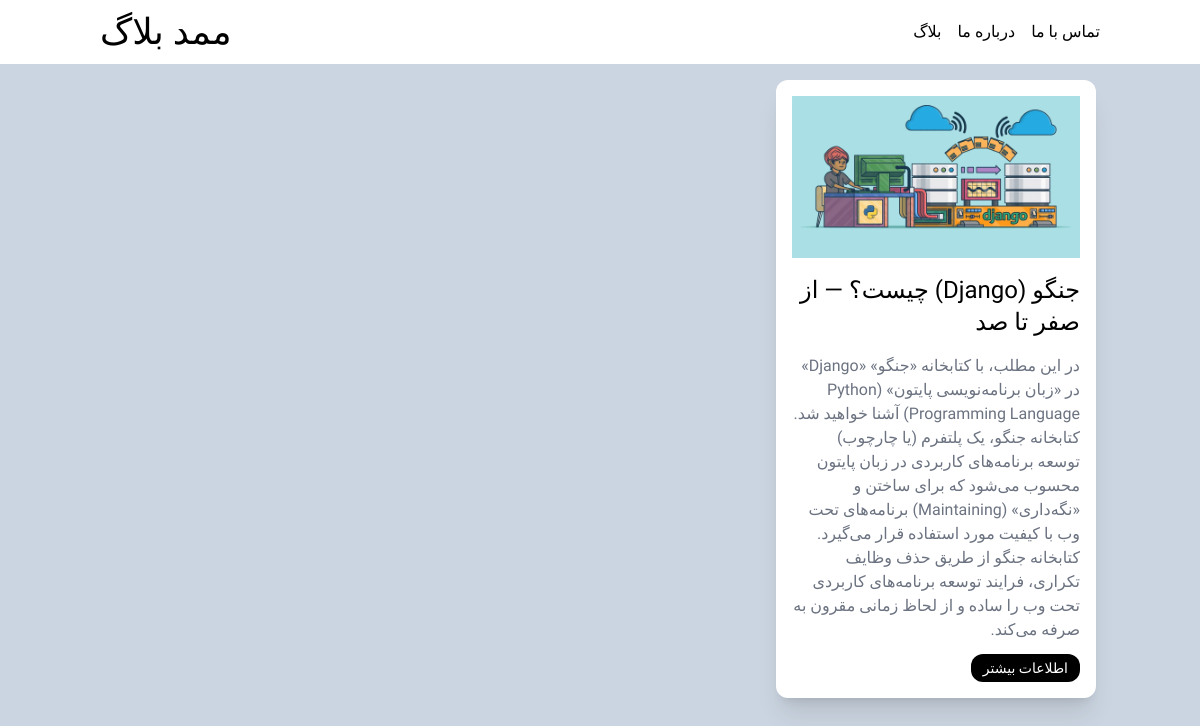
The page /categorys/web-development on the database its author committed.
### blog/models.py (models this page shows)
class Post(models.Model):
    image = models.ImageField(upload_to='uploads')
    title = models.CharField(max_length=200)
    description = models.TextField()
    content = models.TextField()
    slug = models.SlugField(unique=True)
    category = models.ForeignKey(Category, on_delete=models.CASCADE,)
    comment = models.ManyToManyField(Comment, blank=True)

### blog/views.py (the view)
# urls.py: path('categorys/<slug:category_slug>', views.category, name='category'),
def category(request, category_slug):
    selected_category = Category.objects.get(slug=category_slug,)
    selected_posts = Post.objects.filter(category=selected_category.id)
    return render(request, 'blog/categorys.html', {
        'post_category':selected_posts,
    })

### blog/templates/blog/categorys.html
{% extends 'blog/base.html' %}
{% block posts %}
    <div dir="rtl" class="container mx-auto p-4 grid grid-cols-3 gap-4 max-md:grid-cols-1">
        {% for post in post_category %}
            {% include 'blog/includes/post_card.html' with title=post.title description=post.description %}
        {% endfor %}
    </div>
{% endblock posts %}

### blog/templates/blog/includes/post_card.html
        <div dir="rtl" class=" relative p-4 bg-white space-y-4 rounded-xl shadow-xl max-md:w-full hover:scale-105 duration-300 dark:bg-slate-700">
            <img src="{{post.image.url}}" class="w-full">
            <h1 class="text-2xl dark:text-cyan-300">{{title}}</h1>
            <p class="text-md my-2 text-gray-500 overflow-hidden text-ellipsis dark:text-white">{{description}}</p>
            <a href="/{{post.slug}}"><button class="bg-black text-white text-sm rounded-xl px-3 mt-3 py-1 hover:bg-gray-300 hover:text-black hover:border duration-200">اطلاعات بیشتر</button></a>
        </div>

### rows shown on the page
Post: image (picture), title "جنگو (Django) چیست؟ — از صفر تا صد", description "در این مطلب، با کتابخانه «جنگو» «Django» در «زبان برنامه‌نویسی پایتون» (Python Programming Language) آشنا خواهید شد. کتابخانه جنگو، یک پلتفرم (یا چارچوب) توسعه برنامه‌های کاربردی در زبان پایتون محسوب می‌شود که برای ساختن و «نگه‌داری» (Maintaining) برنامه‌های تحت وب با کیفیت مورد استفاده قرار می‌گیرد. کتابخانه جنگو از طریق حذف وظایف تکراری، فرایند توسعه برنامه‌های کاربردی تحت وب را ساده و از لحاظ زمانی مقرون به صرفه می‌کند."
